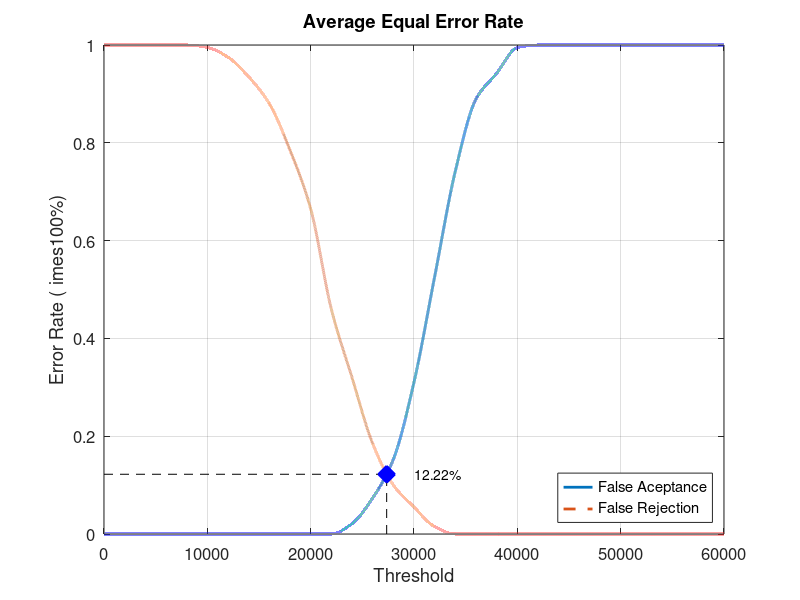
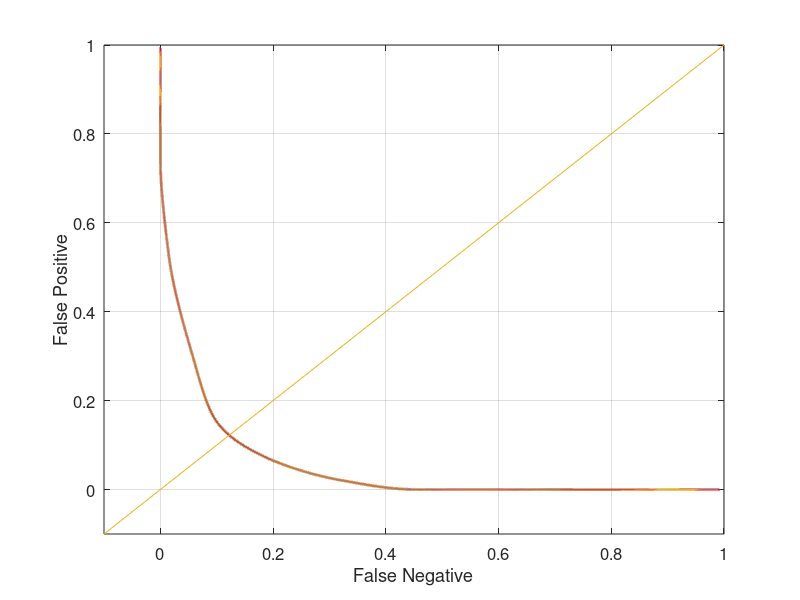

Source code (MATLAB) for these figures, in order:
close all;
clear;
clc;
x = 0:2000:60000;
xq = 0:0.5:60000;

y0 = [0 0 0 0 0 0 0 0 0 0 0 0 0.0210526 0.0736842 0.152632 0.310526 0.526316 0.742105 0.889474 0.942105 0.994737 1 1 1 1 1 1 1 1 1 1]
yy0 = interp1(x, y0, xq, 'pchip');
y1 = [1 1 1 1 1 0.995 0.975 0.935 0.88 0.785 0.665 0.46 0.32 0.185 0.1 0.055 0.015 0 0 0 0 0 0 0 0 0 0 0 0 0 0]
yy1 = interp1(x, y1, xq, 'pchip');

% Calculating EER: 
y2 = abs(y0 - y1);
find(y2 == min(y2))
yy2 = abs(yy0 - yy1);
xEER = find(yy2 == min(yy2));
xEERIndex = xq(xEER) % X-axis EER
yEER = yy0(xEER) % Y-axis EER

main = figure
plot(xq, yy0,'-','LineWidth', 2);	hold on
plot(xq, yy1,'--','LineWidth', 2);	hold on
plot([xEERIndex xEERIndex], [0 yEER], 'k--');	hold on
plot([0 xEERIndex], [yEER yEER], 'k--');	hold on
plot(xEERIndex, yEER, 'bx', 'LineWidth', 10);	hold on
text(xEERIndex + 10 * xEERIndex / 100, yEER, [num2str(round((10000 * yEER)) / 100) '%'])
legend('False Aceptance', 'False Rejection', 'Location', 'SouthEast')
xlabel('Threshold')
ylabel('Error Rate (	imes100%)')
title('Average Equal Error Rate')
set(gca, 'FontSize', 12)
axis([0 60000 0 1])
grid on

print(main, 'Database4_4Main', '-dpng');
FNRxFPR = figure('Color', [1 1 1]);
plot(yy1, yy0, '-', yy1, yy0, 'LineWidth', 2);
hold on
y = -0.1:0.1:1
plot(y, y); 
set(gca, 'FontSize', 12)
xlabel('False Negative')
ylabel('False Positive')
axis([-0.1 1 -0.1 1])
set(gca, 'FontSize', 12)
grid on

print(FNRxFPR, 'Database4_4FNRxFPR','-dpng');
